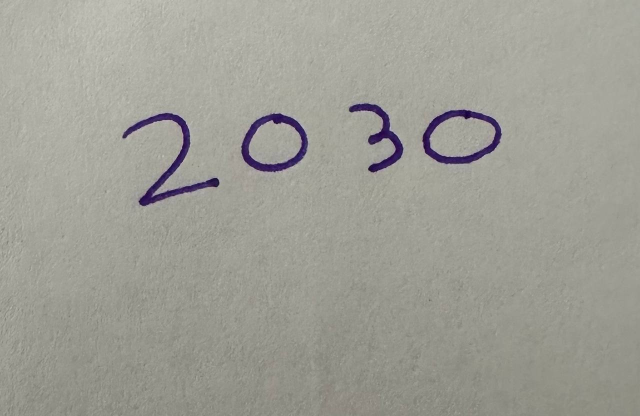
#> input picture RawDataForTesting/2030.jpg, 1280 x 832 px, found by its file name (shown at 1/2 size)
$ jupyter execute --allow-errors Final-Project-CV.ipynb
#> lines starting #> are read from the running program, lines starting #| are printed output that depends on the picture; after the words box and inside, x2 and y2 are one past the last pixel; in counts of white or black regions, pixels touching at a corner belong together
# -Importing needed Library

[cell 1]
import cv2
import numpy as np
from keras.models import load_model
import matplotlib.pyplot as plt
import warnings

warnings.filterwarnings("ignore")

[cell 2]
image = cv2.imread('C:\\Users\\owd1\\OneDrive\\Desktop\\ComputerVision-Final\\RawDataForTesting\\2030.jpg')
#> image is the input picture: shape (832, 1280, 3); mean B, G, R 149.4, 158, 158.5
plt.imshow(cv2.cvtColor(image, cv2.COLOR_BGR2RGB))
plt.title("Raw Image")
plt.show()

# -The Goal
Our project aims to transform any image featuring a number into a format similar to that of the MNIST dataset. This involves detecting the numbers in the image and then scaling and processing them to match the dataset used for model training.

 # -MNIST dataset

[cell 3]
MNIST_Image = cv2.imread('C:\\Users\\owd1\\OneDrive\\Desktop\\ComputerVision-Final\\MNIST-Data\\MNIST.png')
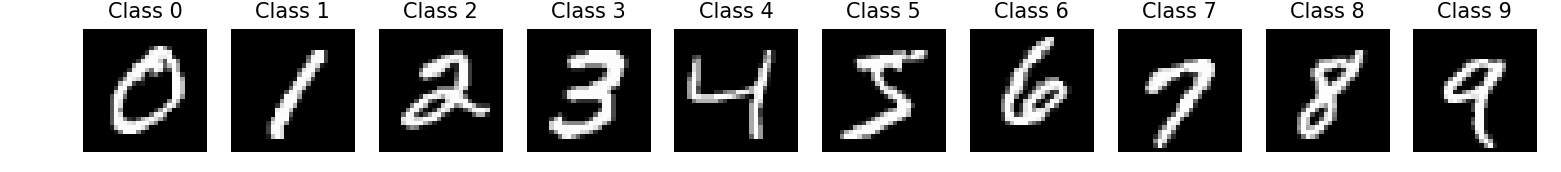
#> input picture MNIST-Data/MNIST.png, 1561 x 172 px, found by its file name
#> MNIST_Image is the input picture: shape (172, 1561, 3); min 0, max 255, mean 126.5

plt.imshow(cv2.cvtColor(MNIST_Image, cv2.COLOR_BGR2RGB))
plt.title("MNIST")
plt.show()

[cell 4]
MNIST_Image_Sample = cv2.imread('C:\\Users\\owd1\\OneDrive\\Desktop\\ComputerVision-Final\\MNIST-Data\\sample_label_1.png')

#> (the rest of this cell did not finish here and is left out)

# -Image Preprocessing with OpenCV

[cell 5]
gray = cv2.cvtColor(image, cv2.COLOR_BGR2GRAY)
blurred = cv2.GaussianBlur(gray, (5, 5), 0)

[cell 6]
edged = cv2.Canny(blurred, 30, 150)
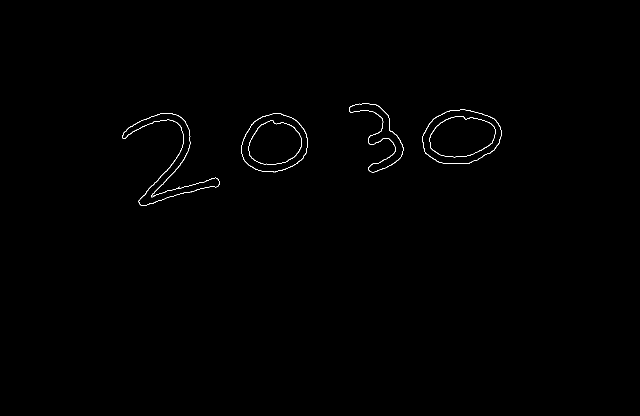
#> edged: shape (832, 1280) (shown at 1/2 size); 0.33% white in thin lines or dots, all inside (x1, y1, x2, y2) = (245, 206, 1004, 412)
contours, _ = cv2.findContours(edged.copy(), cv2.RETR_EXTERNAL, cv2.CHAIN_APPROX_SIMPLE)
#> contours = 4 contours; box (x1, y1, x2, y2) and area: (845, 219, 1004, 328) 13350, (482, 227, 616, 345) 11973, (245, 226, 439, 412) 6210, (698, 206, 807, 345) 3924
contours = sorted(contours, key=lambda ctr: cv2.boundingRect(ctr)[0])  # Sort by x-coordinate

# -Process Regions of Interest

[cell 7]
preprocessed_rois = []
for contour in contours:
    x, y, w, h = cv2.boundingRect(contour)
    roi = gray[y:y+h, x:x+w]

    # Preprocess ROI
    threshold_value, binary = cv2.threshold(roi, 127, 255, cv2.THRESH_BINARY)
    inverted = cv2.bitwise_not(binary)
    padded = cv2.copyMakeBorder(inverted, 20, 20, 20, 20, cv2.BORDER_CONSTANT, value=[0, 0, 0])
    resized = cv2.resize(padded, (28, 28), interpolation=cv2.INTER_NEAREST)
    roi_normalized = resized.astype('float32') / 255
    preprocessed_rois.append(roi_normalized)

    # Display each preprocessed ROI
    plt.imshow(resized, cmap='gray')
    plt.title("Preprocessed ROI")
    plt.show()
#> this loop made 4 passes
#> (x, y, w, h) on passes 1 to 4: (245, 226, 194, 186), (482, 227, 134, 118), (698, 206, 109, 139), (845, 219, 159, 109)
#> pass 1, `roi = gray[y:y+h, x:x+w]`:
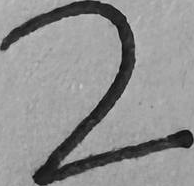
#> roi: shape (186, 194); min 5, max 208, mean 143.8
#> pass 1, `threshold_value, binary = cv2.threshold(roi, 127, 255, cv2.THRESH_BINA..`:
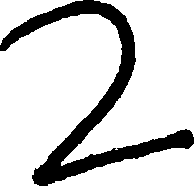
#> binary: shape (186, 194); 82.2% white; 1 black region, box (x1, y1, x2, y2) and area: (0, 0, 194, 186) 6423
#> pass 1, `padded = cv2.copyMakeBorder(inverted, 20, 20, 20, 20, cv2.BORDER_CONST..`:
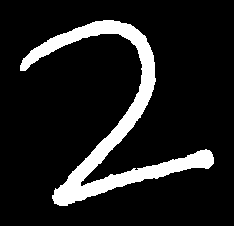
#> padded: shape (226, 234); 12.1% white; 1 white region, box (x1, y1, x2, y2) and area: (20, 20, 214, 206) 6423
#> pass 1, `plt.show()`:
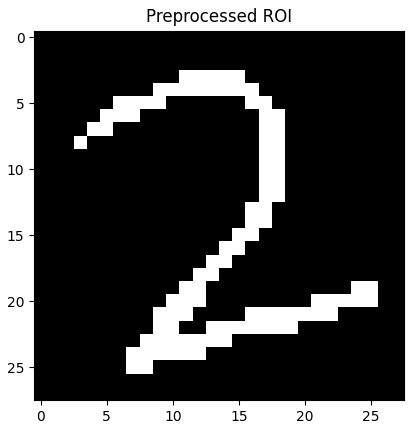
#> figure drawn by matplotlib, 1 panel
#> pass 2, `plt.show()`:
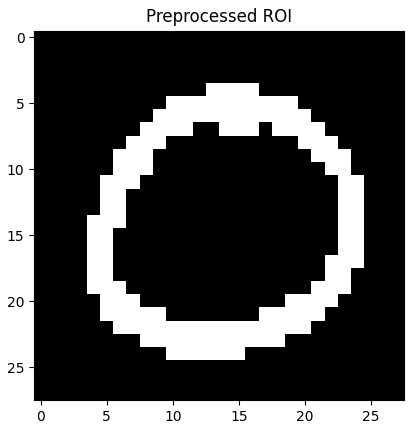
#> figure drawn by matplotlib, 1 panel
#> after the loop:
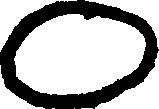
#> binary: shape (109, 159); 69.3% white; 1 black region, box (x1, y1, x2, y2) and area: (0, 0, 159, 109) 5320
#> after the loop:
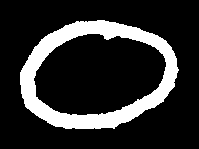
#> padded: shape (149, 199); 17.9% white; 1 white region, box (x1, y1, x2, y2) and area: (20, 20, 179, 129) 5320
#> after the loop:
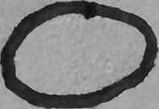
#> roi: shape (109, 159); min 5, max 204, mean 127.2
#> after the loop, preprocessed_rois = 4 items
